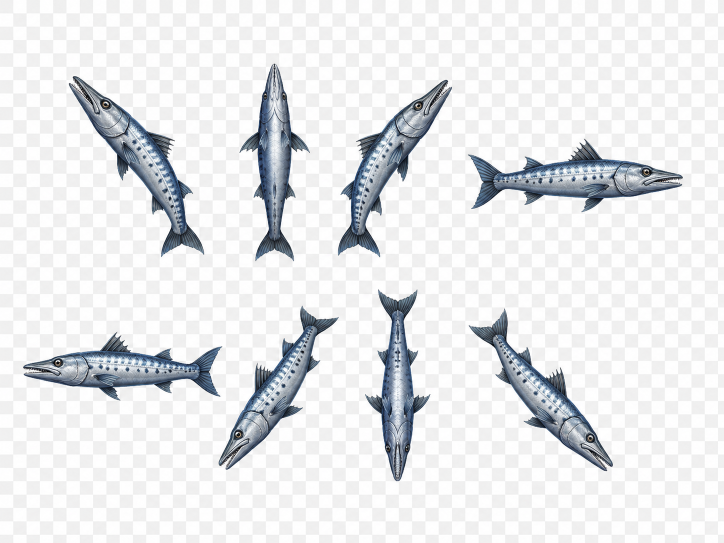
#> input picture assets/barakuda/ChatGPT Image 20 Mei 2026, 09.48.07.png, 1448 x 1086 px (shown at 1/2 size)
$ python process_barakuda_fish.py
#> lines starting #> are read from the running program, lines starting #| are printed output that depends on the picture; after the words box and inside, x2 and y2 are one past the last pixel; in counts of white or black regions, pixels touching at a corner belong together
from __future__ import annotations

from collections import deque
from dataclasses import dataclass
from pathlib import Path

import numpy as np
from PIL import Image, ImageDraw


@dataclass
class Component:
    area: int
    min_x: int
    min_y: int
    max_x: int
    max_y: int
    pixels: np.ndarray

    @property
    def cx(self) -> float:
        return (self.min_x + self.max_x) / 2.0

    @property
    def cy(self) -> float:
        return (self.min_y + self.max_y) / 2.0


def connected_components(mask: np.ndarray) -> list[Component]:
    h, w = mask.shape
    vis = np.zeros((h, w), dtype=np.uint8)
    comps: list[Component] = []
    for y in range(h):
        for x in range(w):
            if not mask[y, x] or vis[y, x]:
                continue
            q = deque([(y, x)])
            vis[y, x] = 1
            pts = []
            min_x = max_x = x
            min_y = max_y = y
            while q:
                cy, cx = q.popleft()
                pts.append((cy, cx))
                min_x = min(min_x, cx)
                max_x = max(max_x, cx)
                min_y = min(min_y, cy)
                max_y = max(max_y, cy)
                for ny, nx in ((cy - 1, cx), (cy + 1, cx), (cy, cx - 1), (cy, cx + 1)):
                    if 0 <= ny < h and 0 <= nx < w and mask[ny, nx] and not vis[ny, nx]:
                        vis[ny, nx] = 1
                        q.append((ny, nx))
            px = np.array(pts, dtype=np.int32)
            comps.append(Component(px.shape[0], min_x, min_y, max_x, max_y, px))
    return comps


def main() -> None:
    root = Path(__file__).resolve().parents[1]
    src = root / "assets" / "barakuda" / "ChatGPT Image 20 Mei 2026, 09.48.07.png"
    out_dir = root / "assets" / "fish" / "barakuda"
    out_dir.mkdir(parents=True, exist_ok=True)

    rgb = np.array(Image.open(src).convert("RGB"))
#> rgb is the input picture: shape (1086, 1448, 3); mean R, G, B 230.5, 232, 233.9
    h, w = rgb.shape[:2]
#> h = 1086; w = 1448
    max_ch = rgb.max(axis=2).astype(np.int16)
    min_ch = rgb.min(axis=2).astype(np.int16)
    chroma = max_ch - min_ch

    fg = chroma > 20
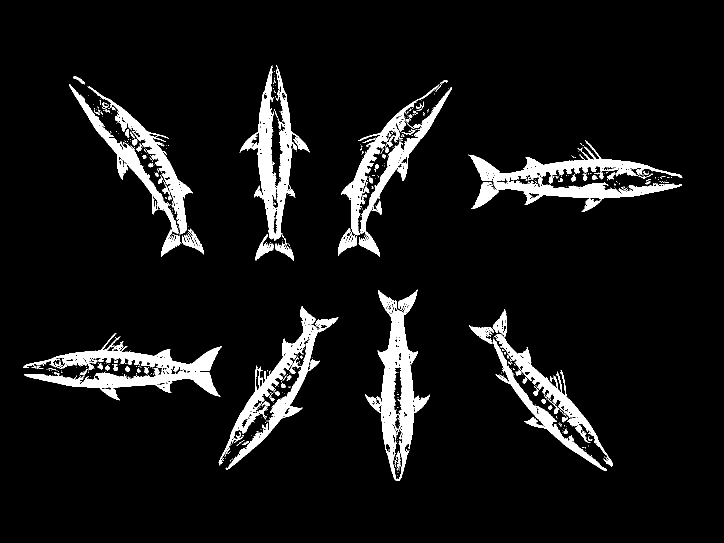
#> fg: shape (1086, 1448) bool (shown at 1/2 size); 7.6% white; 510 white regions (409 under 20 px), largest, box (x1, y1, x2, y2) and area: (937, 280, 1365, 418) 16117, (46, 666, 444, 801) 15377, (730, 579, 860, 962) 15342
    comps = sorted(connected_components(fg), key=lambda c: c.area, reverse=True)[:8]
#> comps = 8 items
    if len(comps) != 8:
        raise RuntimeError(f"Expected 8 fish objects, found {len(comps)}")

    comps_by_row = sorted(comps, key=lambda c: c.cy)
#> comps_by_row = 8 items
    row1 = sorted(comps_by_row[:4], key=lambda c: c.cx)
#> row1 = 4 items
    row2 = sorted(comps_by_row[4:], key=lambda c: c.cx)
#> row2 = 4 items
    ordered = row1 + row2
#> ordered = 8 items

    names = [
        "fish-up-left.png",
        "fish-up.png",
        "fish-up-right.png",
        "fish-right.png",
        "fish-left.png",
        "fish-down-left.png",
        "fish-down.png",
        "fish-down-right.png",
    ]

    alpha_soft = np.clip((chroma - 2) * 22, 0, 255).astype(np.uint8)
    pad = 18
    crops = []
    for c in ordered:
        x1 = max(0, c.min_x - pad)
        y1 = max(0, c.min_y - pad)
        x2 = min(w - 1, c.max_x + pad)
        y2 = min(h - 1, c.max_y + pad)
        crop_rgb = rgb[y1 : y2 + 1, x1 : x2 + 1]
        crop_alpha = alpha_soft[y1 : y2 + 1, x1 : x2 + 1].copy()
        solid = np.zeros_like(crop_alpha, dtype=np.uint8)
        for py, px in c.pixels:
            ly = py - y1
            lx = px - x1
            if 0 <= ly < solid.shape[0] and 0 <= lx < solid.shape[1]:
                solid[ly, lx] = 255
        crop_alpha = np.maximum(crop_alpha, solid)
        crops.append(Image.fromarray(np.dstack([crop_rgb, crop_alpha]), "RGBA"))
#> this loop made 8 passes
#> (x1, y1, x2, y2) on passes 1 to 8: (121, 150, 374, 484), (157, 155, 402, 486), (461, 113, 636, 498), (700, 157, 921, 531), (28, 648, 461, 818), (419, 594, 657, 956), (712, 561, 877, 979), (919, 263, 1382, 427)
#> pass 1, in main, `crop_alpha = alpha_soft[y1 : y2 + 1, x1 : x2 + 1].copy()`:
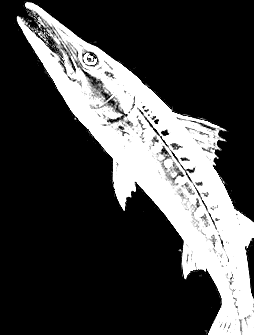
#> crop_alpha: shape (335, 254); min 0, max 255, mean 67.4
#> after the loop:
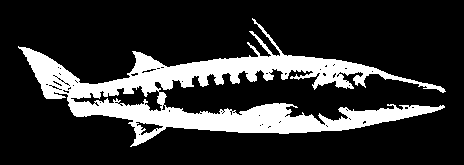
#> solid: shape (165, 464); 19.3% white; 1 white region, box (x1, y1, x2, y2) and area: (18, 18, 446, 147) 14789
#> after the loop, crops = 8 items

    max_w = max(im.width for im in crops)
#> max_w = 464
    max_h = max(im.height for im in crops)
#> max_h = 419
    outputs = []
    for name, im in zip(names, crops):
        canvas = Image.new("RGBA", (max_w, max_h), (0, 0, 0, 0))
        ox = (max_w - im.width) // 2
        oy = (max_h - im.height) // 2
        canvas.paste(im, (ox, oy), im)
        p = out_dir / name
        canvas.save(p)
        outputs.append(p)
#> this loop made 8 passes
#> (name, ox, oy) on passes 1 to 8: ('fish-up-left.png', 105, 42), ('fish-up.png', 109, 43), ('fish-up-right.png', 144, 16), ('fish-right.png', 121, 22), ('fish-left.png', 15, 124), ('fish-down-left.png', 112, 28), ('fish-down.png', 149, 0), ('fish-down-right.png', 0, 127)
#> pass 1, in main, `canvas.save(p)`:
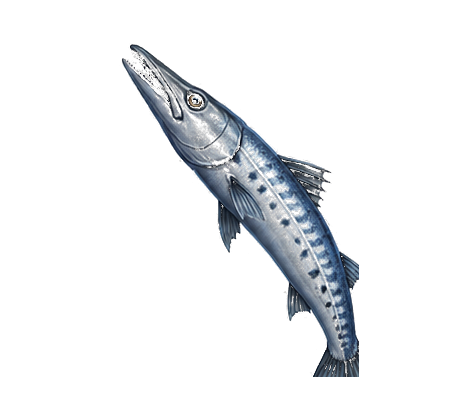
#> saved as fish-up-left.png: PIL image 464x419 RGBA; mean R, G, B, A 12.5, 14.1, 15.9, 28.2; transparent parts drawn white
#> after the loop:
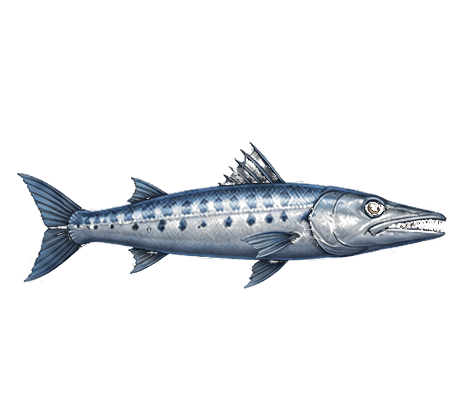
#> canvas: PIL image 464x419 RGBA; mean R, G, B, A 14.1, 16, 18.1, 32.1; transparent parts drawn white
#> after the loop, outputs = 8 items

    preview = Image.new("RGBA", (max_w * 4, (max_h + 24) * 2), (22, 26, 32, 255))
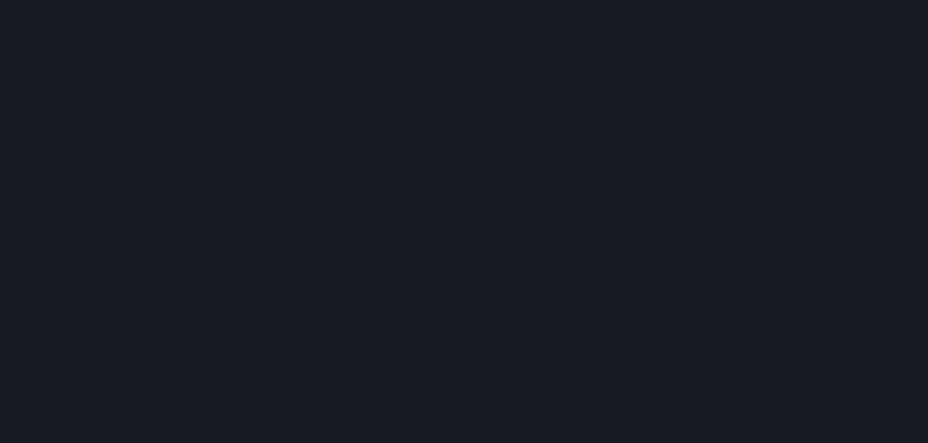
#> preview: PIL image 1856x886 RGBA (shown at 1/2 size); mean R, G, B, A 22, 26, 32, 255
    draw = ImageDraw.Draw(preview)
    labels = ["up-left", "up", "up-right", "right", "left", "down-left", "down", "down-right"]
    for i, p in enumerate(outputs):
        sp = Image.open(p).convert("RGBA")
        col = i % 4
#> col = 0
        row = i // 4
#> row = 0
        x = col * max_w
#> x = 0
        y = row * (max_h + 24)
#> y = 0
        preview.alpha_composite(sp, (x, y))
        draw.text((x + 8, y + max_h + 4), labels[i], fill=(235, 240, 245, 255))
    preview_path = out_dir / "fish-contact-sheet.png"
    preview.save(preview_path)
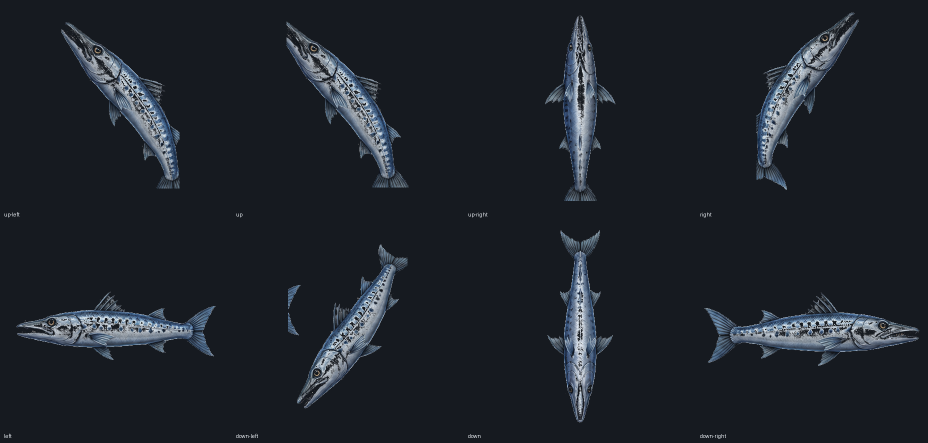
#> saved as fish-contact-sheet.png: PIL image 1856x886 RGBA (shown at 1/2 size); mean R, G, B, A 30.2, 35.2, 42.3, 255

    print(f"SOURCE: {src}")
    print("OUTPUTS:")
    for p in outputs:
        print(f"- {p}")
#> this loop made 8 passes
#| - assets/fish/barakuda/fish-up-left.png
#| - assets/fish/barakuda/fish-up.png
#| - assets/fish/barakuda/fish-up-right.png
#| - assets/fish/barakuda/fish-right.png
#| - assets/fish/barakuda/fish-left.png
#| - assets/fish/barakuda/fish-down-left.png
#| - assets/fish/barakuda/fish-down.png
#| - assets/fish/barakuda/fish-down-right.png
    print(f"PREVIEW: {preview_path}")
#| PREVIEW: assets/fish/barakuda/fish-contact-sheet.png
    print(
        "METHOD: checkerboard removed with chroma-derived alpha, 8 fish extracted using connected-components, padded crop to preserve fins/tail, centered on consistent transparent canvases."
    )


if __name__ == "__main__":
    main()
